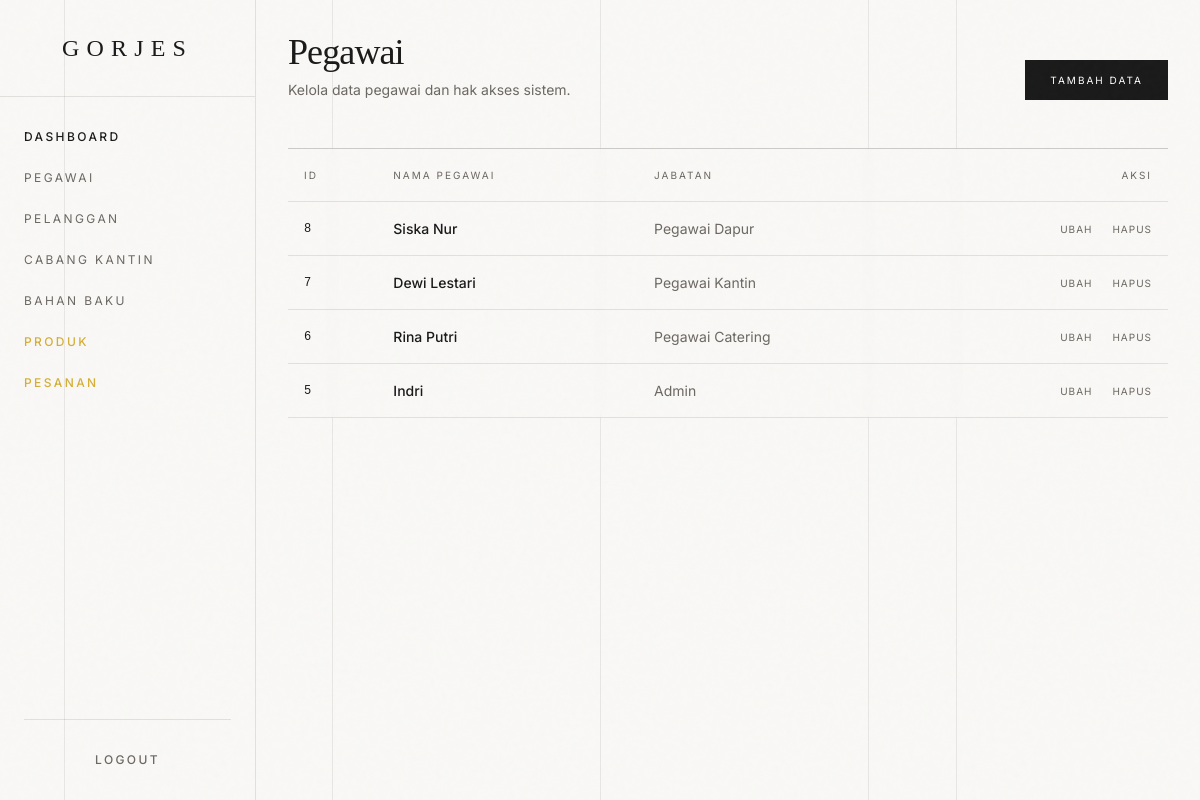
The app's page /dashboard/pegawai/pegawailihat.php (signed in) with its own data.
### tables this page shows
CREATE TABLE `pegawai` (
  `id_pegawai` int(11) NOT NULL,
  `nama_pegawai` varchar(100) NOT NULL,
  `jabatan` varchar(50) DEFAULT NULL,
  `password` varchar(255) NOT NULL
);

### dashboard/pegawai/pegawailihat.php (the view, shortened to what this page needs)
<?php
include '../../layouts/config.php';
include '../../layouts/head.php';
include '../../layouts/menu.php';
$sql = "SELECT * FROM pegawai ORDER BY id_pegawai DESC";
$result = mysqli_query($conn, $sql);
?>
<div class="mb-12 flex justify-between items-end relative z-10">
    <div>
        <h2 class="font-serif text-4xl tracking-tight mb-2">Pegawai</h2>
        <p class="text-sm text-luxury-mutedFg">Kelola data pegawai dan hak akses sistem.</p>
    </div>
    <a href="pegawaitambah.php" class="h-10 px-6 border border-[#1A1A1A] bg-[#1A1A1A] text-white text-[10px] tracking-[0.2em] uppercase flex items-center hover:bg-transparent hover:text-[#1A1A1A] transition-all duration-300">
        Tambah Data
    </a>
</div>
<div class="border-t border-luxury-fg/20 overflow-x-auto relative z-10 bg-luxury-bg/50 backdrop-blur-sm">
    <table class="w-full text-left text-sm whitespace-nowrap">
        <thead>
            <tr class="border-b border-luxury-fg/10 uppercase text-[10px] tracking-[0.2em] text-luxury-mutedFg">
                <th class="py-4 px-4 font-normal">ID</th>
                <th class="py-4 px-4 font-normal">Nama Pegawai</th>
                <th class="py-4 px-4 font-normal">Jabatan</th>
                <th class="py-4 px-4 font-normal text-right">Aksi</th>
            </tr>
        </thead>
        <tbody>
            <?php while ($row = mysqli_fetch_assoc($result)): ?>
                <tr class="border-b border-[#1A1A1A]/10 hover:bg-[#F9F8F6] transition-colors duration-300">
                    <td class="py-4 px-4 font-mono text-xs"><?= htmlspecialchars($row['id_pegawai']) ?></td>
                    <td class="py-4 px-4 font-medium"><?= htmlspecialchars($row['nama_pegawai']) ?></td>
                    <td class="py-4 px-4 text-luxury-mutedFg"><?= htmlspecialchars($row['jabatan']) ?></td>
                    <td class="py-4 px-4 text-right space-x-4">
                        <a href="pegawaiubah.php?id=<?= $row['id_pegawai'] ?>" class="text-[10px] uppercase tracking-widest text-luxury-mutedFg hover:text-luxury-accent transition-colors">Ubah</a>
                        <a href="pegawaihapus.php?id=<?= $row['id_pegawai'] ?>" class="text-[10px] uppercase tracking-widest text-luxury-mutedFg hover:text-red-700 transition-colors">Hapus</a>
                    </td>
                </tr>
            <?php endwhile; ?>
        </tbody>
    </table>
</div>
<?php
include '../../layouts/footer.php';
include '../../layouts/vendor-scripts.php';
?>

### layouts/head.php (style rules this page uses)
body { background-color: #F9F8F6; color: #1A1A1A; border-radius: 0px !important; }
* { border-radius: 0px !important; }
table { border-radius: 0; border-collapse: collapse; background: transparent; box-shadow: none; border: none; }
th, td { border-bottom: 1px solid rgba(26,26,26,0.1) !important; }
th { background: transparent; }

### records on screen
pegawai: id_pegawai "8", nama_pegawai "Siska Nur", jabatan "Pegawai Dapur"
pegawai: id_pegawai "7", nama_pegawai "Dewi Lestari", jabatan "Pegawai Kantin"
pegawai: id_pegawai "6", nama_pegawai "Rina Putri", jabatan "Pegawai Catering"
pegawai: id_pegawai "5", nama_pegawai "Indri", jabatan "Admin"
